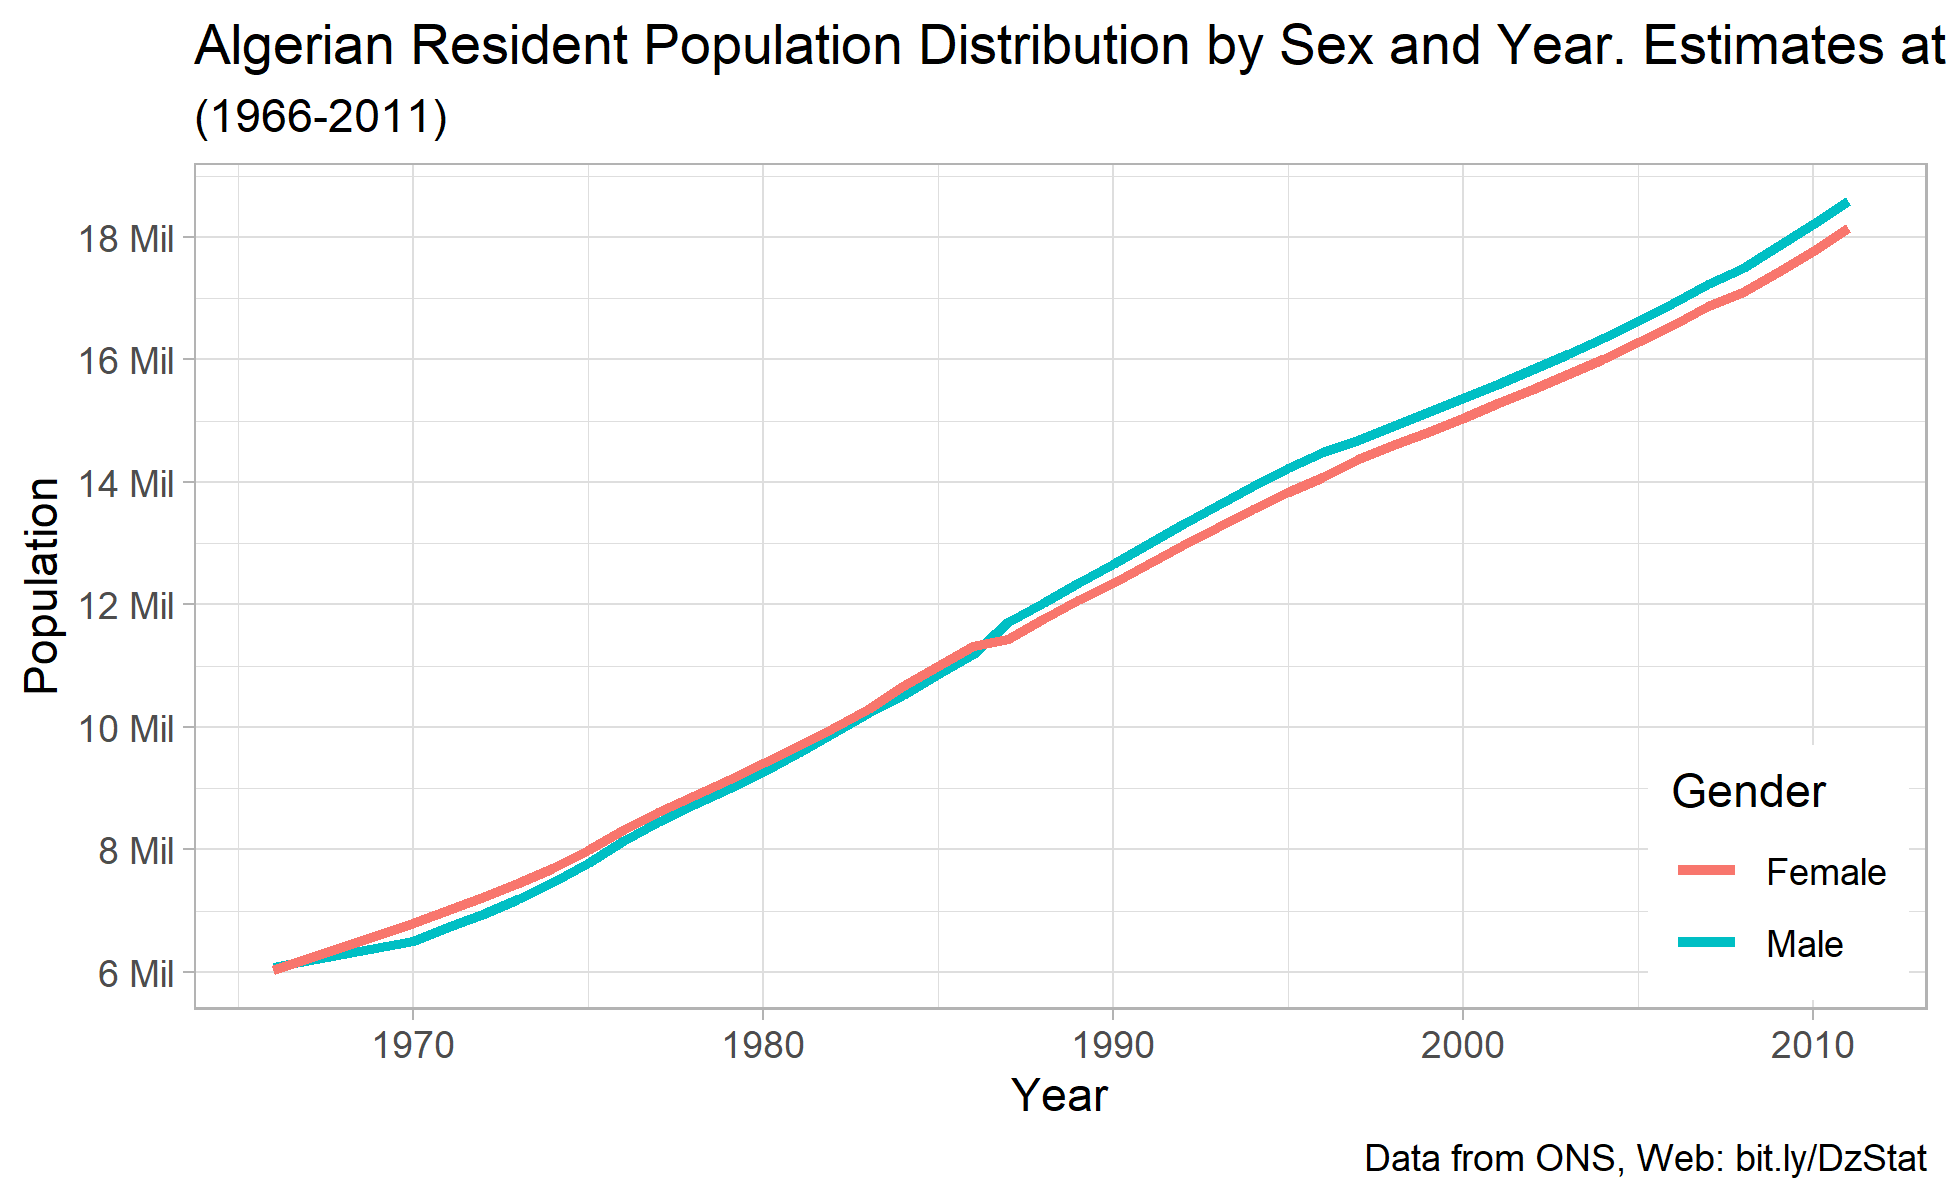

Here is the R script that generated this plot:
library(ggplot2)
library(readxl)

table33 <- read_xlsx("Table33.xlsx")


ggplot(data = table33, aes(x= Year))+
  geom_line(aes(y = Male, color = "Male"), size = 1.2) +
  geom_line(aes(y = Female, color = "Female"), size = 1.2) +
  labs(title = "Algerian Resident Population Distribution by Sex and Year. Estimates at Mid-Year.",subtitle = "(1966-2011)", caption = "Data from ONS, Web: bit.ly/DzStat", y = "Population", color = "Gender") +
  theme_light() + 
  theme(legend.justification = c(1,0), legend.position = c(0.99,0.01))+
  scale_y_continuous(breaks = c(6e3,8e3,10e3,12e3,14e3,16e3,18e3), labels = c("6 Mil","8 Mil","10 Mil","12 Mil","14 Mil","16 Mil","18 Mil"))
  

ggsave("Table33.png", width = 6.5, height = 4, dpi = 300)

malfem <- table33[,1]
malfem[,2] <- table33[,2] - table33[,3]


ggplot(data = malfem, aes(x= Year, y= Male)) +
  geom_bar(aes(fill = Male > 0), stat = "identity") + 
  #scale_fill_manual(guide = FALSE, breaks = c(TRUE, FALSE), values=c("gray", "red")) +
  theme_light() +
  labs(title = "Male minus female population", subtitle = "(1966-2011)", y = "Difference", caption = "Data from ONS, Web: bit.ly/DzStat") +
  theme(legend.position = "none")

ggsave("Table33-1.png", width = 6.5, height = 4, dpi = 300)

           